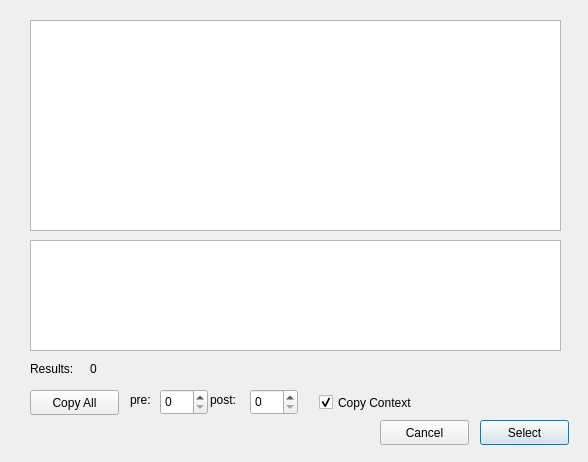
<?xml version="1.0" encoding="UTF-8"?>
<ui version="4.0">
 <class>ResultsDiag</class>
 <widget class="QDialog" name="ResultsDiag">
  <property name="geometry">
   <rect>
    <x>0</x>
    <y>0</y>
    <width>588</width>
    <height>462</height>
   </rect>
  </property>
  <property name="windowTitle">
   <string>Dialog</string>
  </property>
  <widget class="QTableWidget" name="resultTable">
   <property name="geometry">
    <rect>
     <x>30</x>
     <y>20</y>
     <width>531</width>
     <height>211</height>
    </rect>
   </property>
  </widget>
  <widget class="QPlainTextEdit" name="previewEdit">
   <property name="geometry">
    <rect>
     <x>30</x>
     <y>240</y>
     <width>531</width>
     <height>111</height>
    </rect>
   </property>
  </widget>
  <widget class="QPushButton" name="selectBtn">
   <property name="geometry">
    <rect>
     <x>480</x>
     <y>420</y>
     <width>89</width>
     <height>25</height>
    </rect>
   </property>
   <property name="text">
    <string>Select</string>
   </property>
  </widget>
  <widget class="QPushButton" name="cancelBtn">
   <property name="geometry">
    <rect>
     <x>380</x>
     <y>420</y>
     <width>89</width>
     <height>25</height>
    </rect>
   </property>
   <property name="text">
    <string>Cancel</string>
   </property>
  </widget>
  <widget class="QLabel" name="resultsLabel">
   <property name="geometry">
    <rect>
     <x>30</x>
     <y>360</y>
     <width>67</width>
     <height>17</height>
    </rect>
   </property>
   <property name="text">
    <string>Results:</string>
   </property>
  </widget>
  <widget class="QLabel" name="resultNumLabel">
   <property name="geometry">
    <rect>
     <x>90</x>
     <y>360</y>
     <width>67</width>
     <height>17</height>
    </rect>
   </property>
   <property name="text">
    <string>0</string>
   </property>
  </widget>
  <widget class="QPushButton" name="copyAllBtn">
   <property name="geometry">
    <rect>
     <x>30</x>
     <y>390</y>
     <width>89</width>
     <height>25</height>
    </rect>
   </property>
   <property name="text">
    <string>Copy All</string>
   </property>
  </widget>
  <widget class="QSpinBox" name="preSpin">
   <property name="geometry">
    <rect>
     <x>160</x>
     <y>389</y>
     <width>48</width>
     <height>26</height>
    </rect>
   </property>
   <property name="maximum">
    <number>15</number>
   </property>
  </widget>
  <widget class="QSpinBox" name="postSpin">
   <property name="geometry">
    <rect>
     <x>250</x>
     <y>389</y>
     <width>48</width>
     <height>26</height>
    </rect>
   </property>
   <property name="maximum">
    <number>15</number>
   </property>
  </widget>
  <widget class="QLabel" name="resultsLabel_3">
   <property name="geometry">
    <rect>
     <x>130</x>
     <y>390</y>
     <width>131</width>
     <height>20</height>
    </rect>
   </property>
   <property name="text">
    <string>pre:</string>
   </property>
  </widget>
  <widget class="QLabel" name="resultsLabel_4">
   <property name="geometry">
    <rect>
     <x>210</x>
     <y>390</y>
     <width>131</width>
     <height>20</height>
    </rect>
   </property>
   <property name="text">
    <string>post:</string>
   </property>
  </widget>
  <widget class="QCheckBox" name="contextChk">
   <property name="geometry">
    <rect>
     <x>319</x>
     <y>391</y>
     <width>131</width>
     <height>23</height>
    </rect>
   </property>
   <property name="text">
    <string>Copy Context</string>
   </property>
   <property name="checked">
    <bool>true</bool>
   </property>
  </widget>
  <zorder>resultsLabel_4</zorder>
  <zorder>resultsLabel_3</zorder>
  <zorder>resultTable</zorder>
  <zorder>previewEdit</zorder>
  <zorder>selectBtn</zorder>
  <zorder>cancelBtn</zorder>
  <zorder>resultsLabel</zorder>
  <zorder>resultNumLabel</zorder>
  <zorder>copyAllBtn</zorder>
  <zorder>preSpin</zorder>
  <zorder>postSpin</zorder>
  <zorder>contextChk</zorder>
 </widget>
 <resources/>
 <connections/>
</ui>
